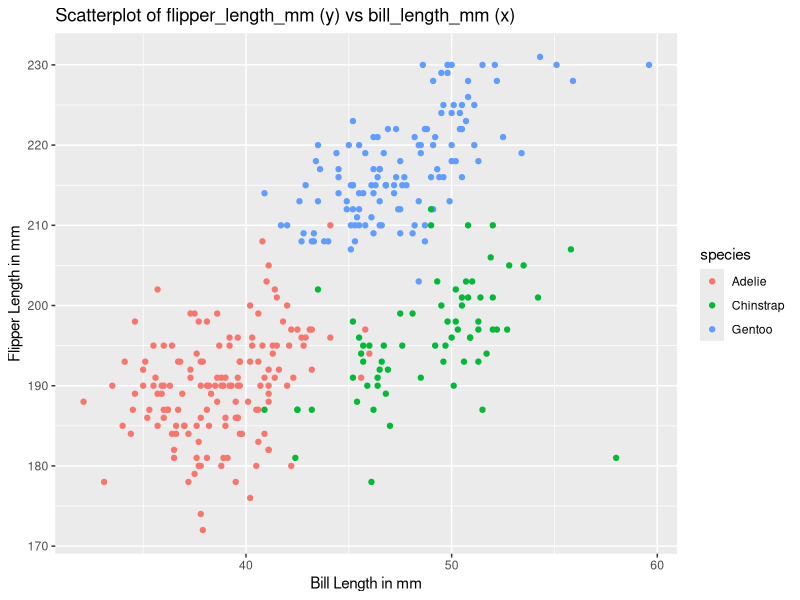
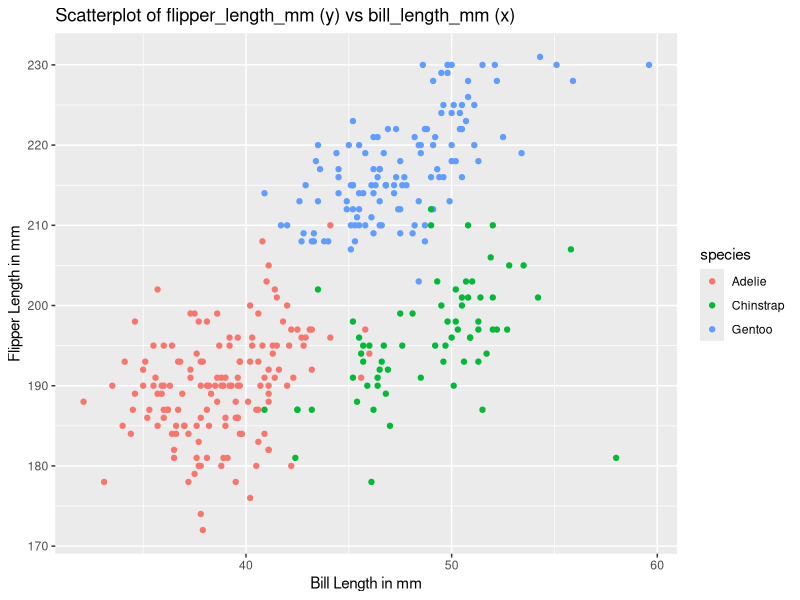

Reproduce these figures in R, in order.
## ---- chunk 1
library(tidyverse) 
## ---- chunk 2
data("penguins", package = "palmerpenguins")
## ---- chunk 3
summary(penguins)
## ---- chunk 4
# Nrow/columns in penguins
x = data.frame(penguins)
nrow(x)
ncol(x)
## ---- chunk 5
penguins %>%
  summarise(mean(flipper_length_mm, na.rm = TRUE))

# or

skimr::skim(penguins, flipper_length_mm)
## ---- chunk 6
scatterplot1 <- penguins %>%
ggplot2:::ggplot(aes(x = bill_length_mm, y = flipper_length_mm, color = species)) + geom_point() +
ggtitle("Scatterplot of flipper_length_mm (y) vs bill_length_mm (x)") +
ylab("Flipper Length in mm") +
xlab("Bill Length in mm")

scatterplot1
## ---- chunk 7
ggsave("scatterplot1.png")
## ---- chunk 8
set.seed(1234) #set seed

#random sample of size 10
samp = rnorm(10)
samp

## ---- chunk 9
dataframe <- data.frame(samp)
dataframe
## ---- chunk 10
dataframe$gt10_logic <- dataframe$samp > 0
dataframe
## ---- chunk 11
dataframe$leg10_char <- c(length(10))
dataframe

## ---- chunk 12
dataframe$level_fact <- factor(c("low", "medium", "high", "low", "medium", "medium", "low","low","low","low"), levels=c("low", "medium", "high"))
dataframe

